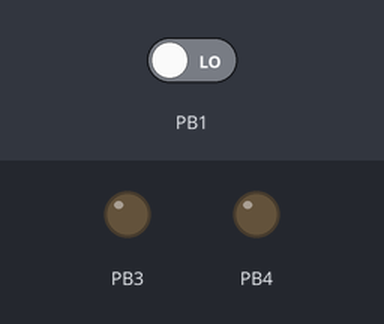
Simulated run of this program. Board: ATtiny13, built with avr-gcc and emulated at 9.6 MHz. Parts: output pins drawn as LEDs (lit = HIGH). The inputs (shaded band) are chosen by the test bench; at power-on: PB1 LOW.

Above: at 1.2 s.
1.3 s: PB1 driven HIGH
At 2.6 s:
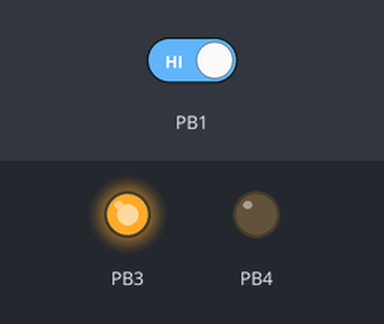
2.9 s: PB1 driven LOW
At 3.5 s:
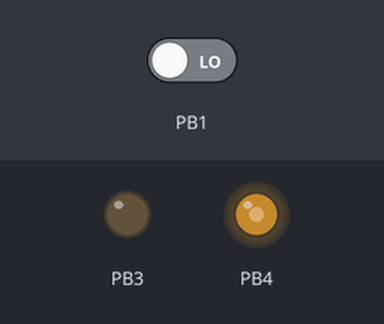
4.5 s: PB1 driven HIGH
At 5.1 s:
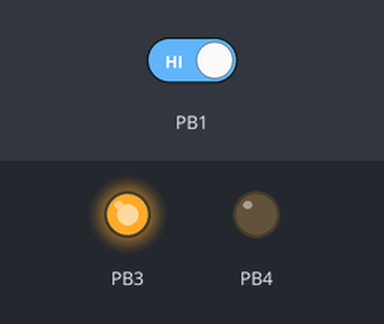
Timing chart, 0 to 7.5 s (numbered marks = the images above; inputs shaded):
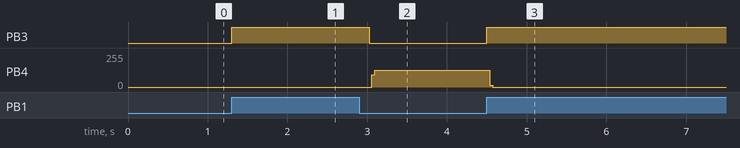

The program:

main.c
```c
/*
* CUSTOM TRANSMITTER BECAUSE I ACCIDENTLY OVERWROTE DERRICKS TRANSMITTER CODE
* Davit Balagyozyan
*/


#include <avr/io.h>
#define F_CPU 9600000UL
#include <util/delay.h>
//set fuses - no clkdiv , 9.6mhz clock speed
#include <avr/interrupt.h>

//#define PB4_IR 		0b00010100 //try out status light
#define PB4_IR 		0b00010000 // IR LED
#define PB3_visible 0b00001000 // YELLOW LED
#define PB2_status 	0b00000100
#define PB1_input	0b00000010

/* Array index for bits from PulseSequence */
#define FIRSTBIT 5
#define SECONDBIT 6

/* BEACON ID'S		FIRSTBIT=		SECONDBIT=
* A : YELLOW 00		1				2
* B : GREEN 01		3				4
* C : RED 10		5				6
* D : BLUE 11		7				8
*/

/* Pulse Sequence is the time for transmission ON */
int PulseSequence[] = {24, //Sync pulse (transmitters have to sync)
	06, 06, // ID A: 00
	06, 12, // ID B: 01
	12, 06, // ID C: 10
	12, 12, // ID D: 11
	};
/* Wait Sequence is the time for transmission OFF */
int WaitSequence[] = {156,
	12, 156,
	12, 156,
	12, 156,
	12, 156,
	};
/* DelayMultiplier is the number to multiply sequence numbers to get
	the real-time delay */
int DelayMultipler = 50;

volatile int triggerSignalReceived = 0;
volatile int IRstate=1;
volatile int IRtransmit=0;
volatile int ind=0;
volatile int delay = 600; //Default value, should be changed by fire1pulse()

void delay_us(uint16_t count) {
	/* IMPORTANT */
	/* IN "count" USE ONLY MULTIPLES OF 3 WITH THE delay_ms() FUNCTION OR ELSE WILL FAIL */
	while(count -=3) {
		_delay_us(2);
	}
}

void delay_usNORMAL(uint16_t count) {
	/* IMPORTANT */
	/* IN "count" USE ONLY MULTIPLES OF 3 WITH THE delay_ms() FUNCTION OR ELSE WILL FAIL */
	while(count--) {
		_delay_us(1);
	}
}

void fireSequence(){
	// IRtransmit is a flag to trigger the ISR
	// With new timer, 660 gives a 1.2ms pulse
	/* IMPORTANT */
	/* USE ONLY MULTIPLES OF 3 WITH THE delay_ms() FUNCTION OR ELSE FAILURE */


	ind=0;
	while(ind<=8){
		/* Calculate and transmit PULSE */

		delay = PulseSequence[ind] * DelayMultipler;
		if(ind == FIRSTBIT || ind == SECONDBIT || ind == 0)
			IRtransmit=1;
		delay_us(delay);

		/* Calculate and transmit WAIT period */
		delay = WaitSequence[ind] * DelayMultipler;
		IRtransmit=0;delay_us(delay);
		ind++;
	}
	/* Transmission is about 22.5ms total for the sequence before restart
	* So there is 44Hz of sequence transmitted. Meaning that the resolution has to detect
	* error from 44 instances of ID Signal per second.
	*/
}

int main(void){
	DDRB = 0b00011000; //pb4 and pb3  set as outputs, keep PB2 an input so TransLED doesn't light up too much ?

	//Timer Count/Compare Interrupt Settings
	SREG = 0b10000000;	//sreg bit 7 enables global interrupts
	TCCR0B=0b00000001;  //initialize counter , no clock prescalar
	TIMSK0=0b00000100;  //enable ocie0A
	TCNT0 = 0; //Initialize Timer
	OCR0A=77; //8microsecs
	//OCR0A=154; //16microsecs
	//OCR0A can be changed anywhere dynamically in the code
	sei();

	/* TRANSMITTER */
	while(1){
	/* Option C for IAF */
		triggerSignalReceived = PINB & PB1_input;
		if(triggerSignalReceived == PB1_input){
			PORTB |= PB3_visible;
			fireSequence();
			PORTB &= ~PB3_visible;
			triggerSignalReceived = 0;
		}
	}
	return 1;
}

ISR (TIM0_COMPA_vect)  // Timer interrupt for generating a 38kHz Pulse. Continuously running,
					   // only output to pin when IRtransmit==1
{
	// ISR is constantly running in the background but IRTransmit controls if it does anything
	cli();
	//sony sirc 38khz carrier wave  pulse high for 8us
	if (IRstate==1){
		if(IRtransmit==1){
			PORTB = PORTB | PB4_IR; //-turn on pb4 - IR LED and pb2 - Transm LED
		}
		else{
			//	PORTB = PORTB & ~0b00010000; //-make sure pb4 is off
		}
		OCR0A=48; //8usec on pulse //Target, output compare register 0 A
		// OCR0A IS THE POWER RATIO. 48 <-> 96 IS JUST A POWER RATIO OF THE 38KHZ SIGNAL
		//Whenever TCNT0 = 48, wakes up, then wait
		IRstate=2;
	}

	//sony sirc 38khz carrier wave pulse low for 16us
	else if (IRstate==2)
	{
		PORTB = PORTB & ~PB4_IR; //-make sure pb4 and pb2 are off
		OCR0A=96; //16usec on pulse
		IRstate=1;
	}

	TCNT0=0;
	sei();
}
```

Measured:
- after the input at 1.3 s, PB3: LOW → HIGH at once
- after the input at 2.9 s, PB3: HIGH → LOW after 0.13 s; PB4: 0/255 → 127/255 after 0.16 s
- after the input at 4.5 s, PB3: LOW → HIGH at once; PB4: 127/255 → 0/255 at once
